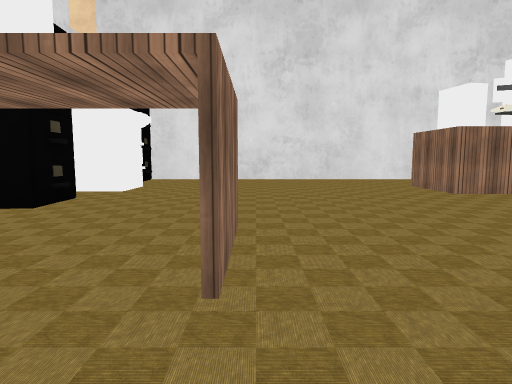
view 1 (above)

16 first-person views from a walk through a 3-D level made in the Unity game engine. The camera is 1.2 m above the floor, tilts 6° down and sees 75° across. The floor is counted in squares, 2 m on a side. Each view is taken from the middle of a square. On the plan, view 1 faces up. The plan holds only what a view shows up to about 10 squares ahead; the rest is blank. The place goes on beyond the plan. The player character is not drawn. Some animated figures are left out. Some surface patterns are stand-ins.

view 2
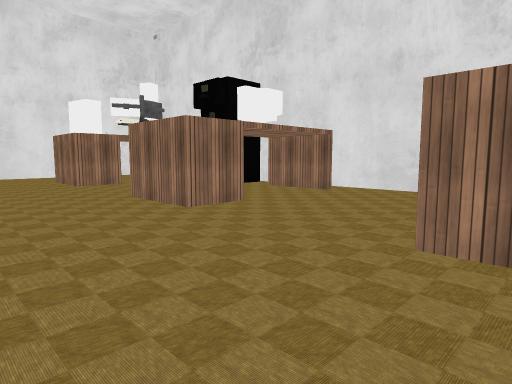

view 3
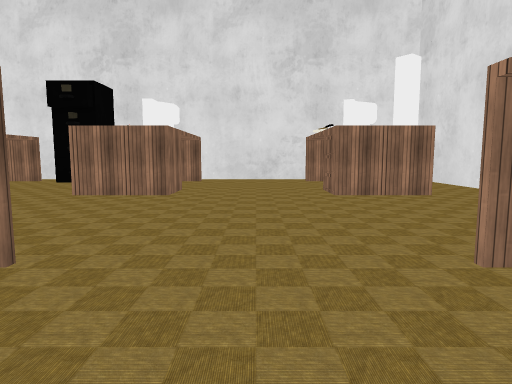

view 4
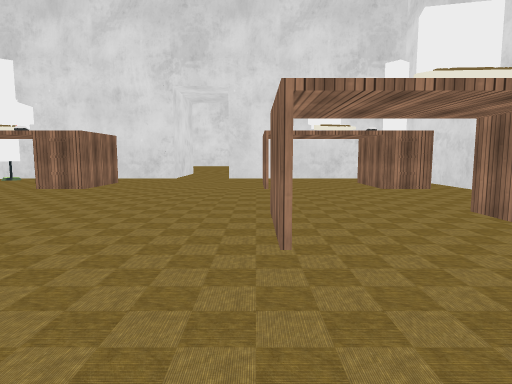

view 5
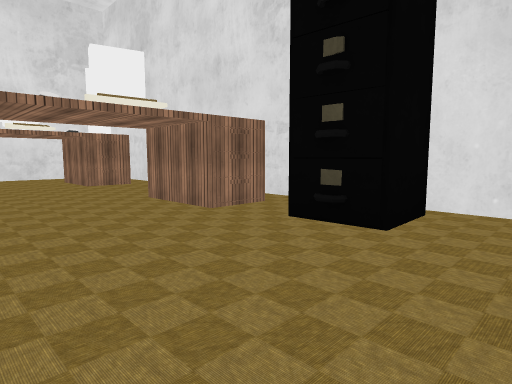

view 6
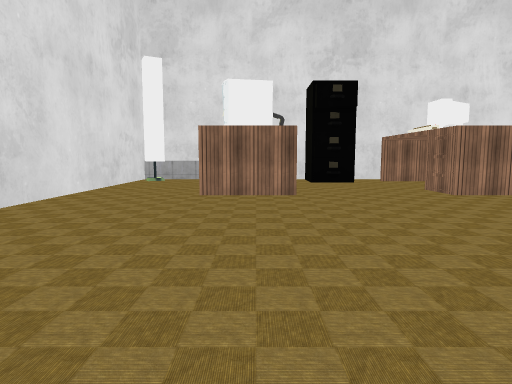

view 7
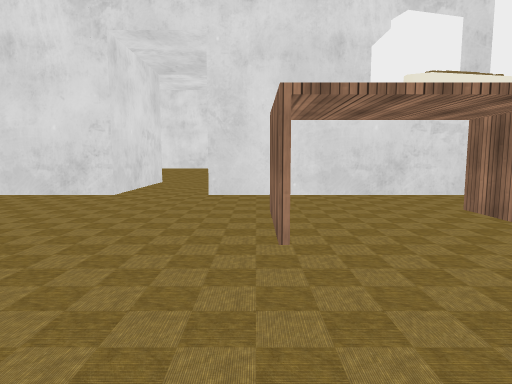

view 8
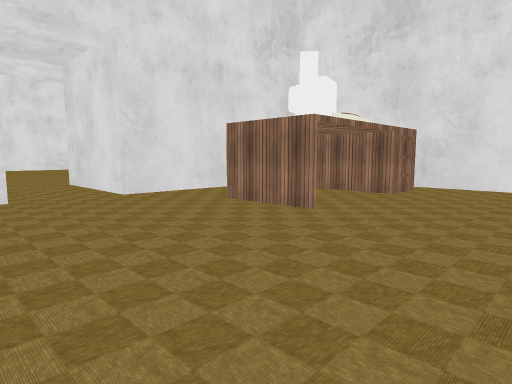

view 9
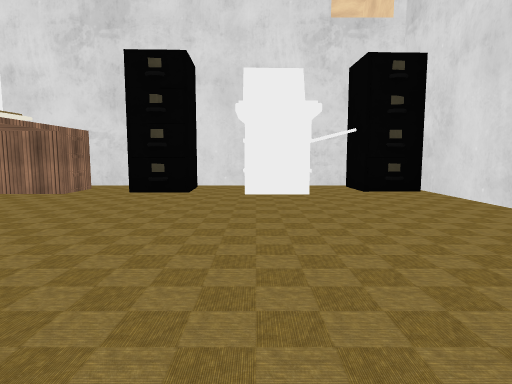

view 10
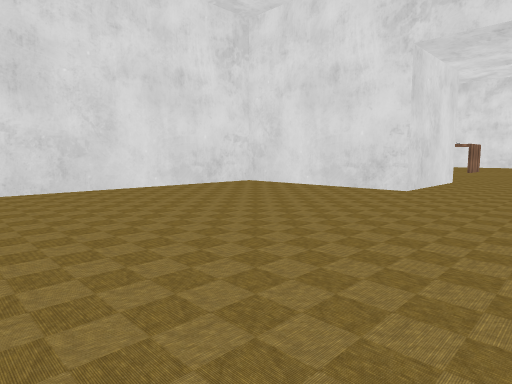

view 11
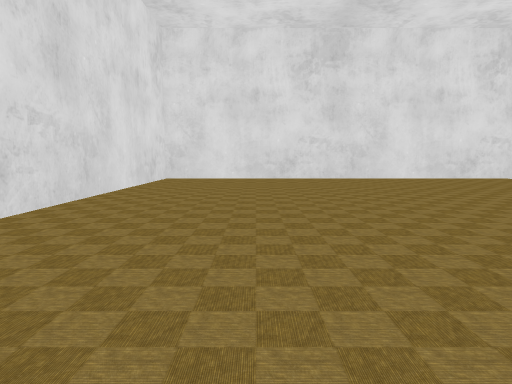

view 12
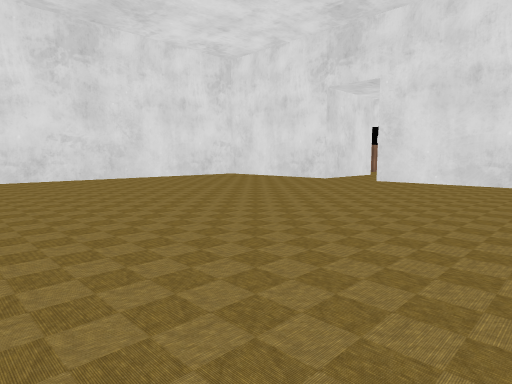

view 13
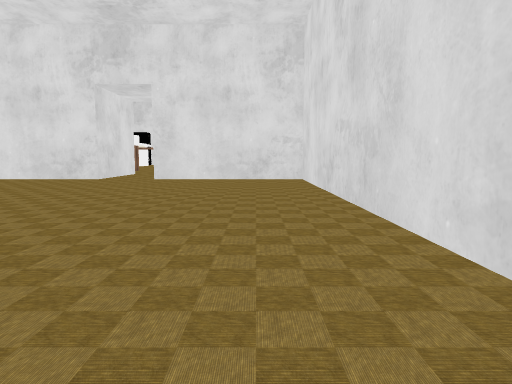

view 14
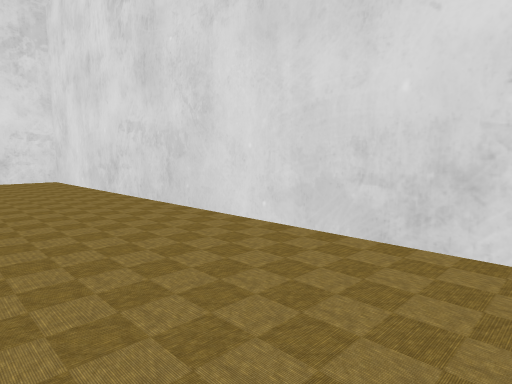

view 15
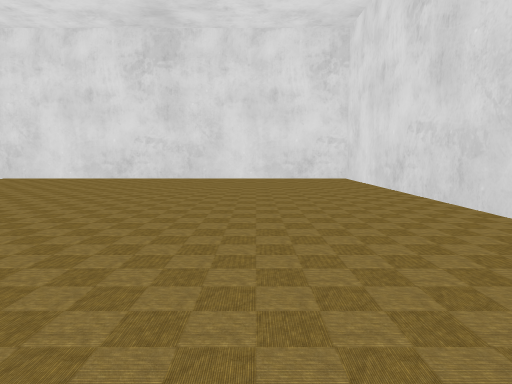

view 16
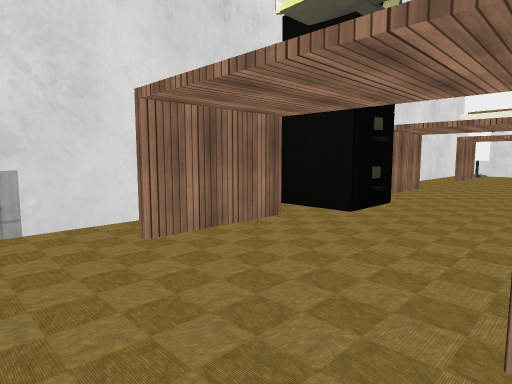

### Floor plan
Ten units are one square. View 1 is at (0, 0); x grows to the right and y downward. Boxes are objects, and circles mark ways between rooms. Rooms are numbered by the first view taken in them; rooms with no view inside come last. Other rooms are left out.
<svg viewBox="-45 -95 120 265">
<path fill="none" stroke="#000" d="M-40 -1 -40 29M60 37 64 34M-34 42 8 42 8 70M-40 -80 -40 -21M65 -82 63 -87M22 70 22 42 70 42 70 -90 -31 -90M8 70 -32 70 -32 165 63 165 63 70 22 70"/>
<rect x="-35" y="15" width="10" height="10" fill="#bbb"><title>other object</title></rect>
<rect x="-35" y="-35" width="10" height="20" fill="#bbb"><title>other object</title></rect>
<rect x="-35" y="-55" width="10" height="20" fill="#bbb"><title>cabinet</title></rect>
<rect x="-35" y="-75" width="10" height="20" fill="#bbb"><title>other object</title></rect>
<rect x="-35" y="-85" width="10" height="10" fill="#bbb"><title>cabinet</title></rect>
<rect x="-5" y="15" width="10" height="10" fill="#bbb"><title>other object</title></rect>
<rect x="-5" y="-35" width="10" height="20" fill="#bbb"><title>other object</title></rect>
<rect x="35" y="15" width="10" height="10" fill="#bbb"><title>other object</title></rect>
<rect x="35" y="-35" width="10" height="20" fill="#bbb"><title>other object</title></rect>
<rect x="35" y="-75" width="10" height="20" fill="#bbb"><title>other object</title></rect>
<rect x="55" y="-45" width="10" height="10" fill="#bbb"><title>cabinet</title></rect>
<circle cx="15" cy="75" r="3" fill="#2a7"/>
<text x="10" y="-20">1</text>
<text x="20" y="120">2</text>
</svg>
Room 1 opens to room 2.

Where each view was taken, in squares from view 1:
view 1: 0 up, 0 right, facing up
view 2: 2 down, 1 right, facing up-right
view 3: 0 up, 2 left, facing right
view 4: 5 up, 0 right, facing down
view 5: 6 up, 0 right, facing down-left
view 6: 6 up, 2 left, facing right
view 7: 1 up, 0 right, facing down
view 8: 1 up, 3 right, facing down-left
view 9: 6 up, 3 right, facing left
view 10: 13 down, 3 right, facing up-left
view 11: 14 down, 6 right, facing left
view 12: 15 down, 6 right, facing up-left
view 13: 16 down, 5 right, facing up
view 14: 16 down, 4 right, facing up-right
view 15: 14 down, 3 left, facing right
view 16: 8 up, 4 right, facing down-right
